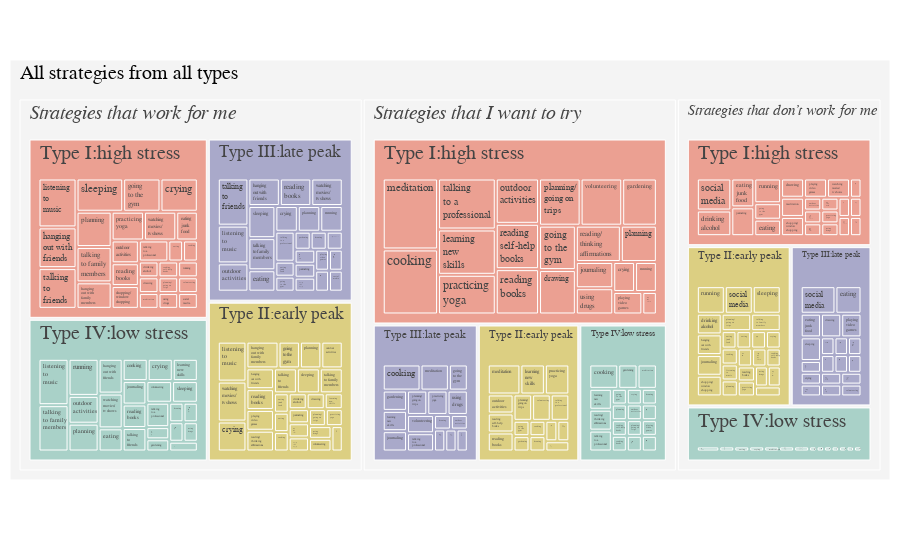

Write notebook code for a chart like this one.
### Code cell
df3 = pd.read_csv('./data/data4.csv')
# df3['Type']=df3['Type'].replace(['Not working','Works for me','Willing to try'],['<b>Not working</b>','<b>Works for me</b>','<b>Willing to try</b>'])
df3['Persona'] = df3['Persona'].replace(['persona1','persona2','persona3','persona4'],['Type I:high stress','Type II:early peak','Type III:late peak','Type IV:low stress'])
df3['Type'] = df3['Type'].replace(['Works for me','Willing to try','Not working'],['<i>Strategies that work for me</i>','<i>Strategies that I want to try</i>','<i>Strategies that don’t work for me</i>'])
df3['All']='All strategies from all types'
df3['Strategies']=df3['Strategies'].replace(['drinking alcohol','eating junk food','hanging out with family members','hanging out with friends','learning a new skill','listening to music','outdoor activities','planning/going on trips','playing video games','reading a self-help book','reading books','reading/thinking affirmations','shopping/window shopping','spending time on social media','talking to a professional','talking to family members','talking to friends','using drugs','watching movies/tv shows','yoga','going to the gym'],['drinking<br>alcohol','eating<br>junk<br>food','hanging<br>out with<br>family<br>members','hanging<br>out with<br>friends','learning<br>new<br>skills','listening<br>to<br>music','outdoor<br>activities','planning/<br>going on<br>trips','playing<br>video<br>games','reading<br>self-help<br>books','reading<br>books','reading/<br>thinking<br>affirmations','shopping/<br>window<br>shopping','social<br>media','talking<br>to a<br>professional','talking<br>to family<br>members','talking<br>to<br>friends','using<br>drugs','watching<br>movies/<br>tv shows','practicing<br>yoga','going<br>to the <br>gym'])
levels = ['Strategies','Type']
color_columns = 'Weight'
value_column = 'Weight'
def build_hierarchical_dataframe(df, levels, value_column, color_columns=None):
    """
    Build a hierarchy of levels for Sunburst or Treemap charts.


    Levels are given starting from the bottom to the top of the hierarchy,
    ie the last level corresponds to the root.
    """
    df_all_trees = pd.DataFrame(columns=['id', 'parent', 'value', 'color'])
    for i, level in enumerate(levels):
        df_tree = pd.DataFrame(columns=['id', 'parent', 'value', 'color'])
        dfg = df.groupby(levels[i:]).sum()
        dfg = dfg.reset_index()
        df_tree['id'] = dfg[level].copy()
        if i < len(levels) - 1:
            df_tree['parent'] = dfg[levels[i+1]].copy()
        else:
            df_tree['parent'] = 'total'
        df_tree['value'] = dfg[value_column]
        df_tree['color'] = dfg[color_columns]
        df_all_trees = df_all_trees.append(df_tree, ignore_index=True)
    total = pd.Series(dict(id='total', parent='',
                              value=df[value_column].sum(),
                              color=df[color_columns].sum() ))
    df_all_trees = df_all_trees.append(total, ignore_index=True)
    df_all_trees = df_all_trees[df_all_trees.value != 0]
    return df_all_trees
#df_all_trees = build_hierarchical_dataframe(df3, levels, value_column, color_columns)
#print(df_all_trees)
#average_score = 0.2

#fig = go.Figure()

# fig.add_trace(go.Treemap(
#     labels=df_all_trees['id'],
#     parents=df_all_trees['parent'],
#     values=df_all_trees['value'],
#     branchvalues='total',
#     # marker=dict(
#     #     colors=df_all_trees['color'],
#     #     colorscale='RdBu'
#     #      #cmid=average_score
#     #     ),
#     #hovertemplate='<b>%{label} </b> <br> Sales: %{value}<br> Success rate: %{color:.2f}',
#     name=''
#     ))
import plotly.express as px

fig=px.treemap(df3,
path=['All','Type','Persona','Strategies'],
values='Weight',branchvalues='total'
,color='Persona',
color_discrete_map={'Type I:high stress':'#eba092', 'Type II:early peak':'#dccf82', 'Type III:late peak':'#a9a9ca', 'Type IV:low stress':'#a9d1c8'
#,'Not working':'#efefef','Works for me':'#cecece','Willing to try':'#adadad'\
,'(?)':'#f4f4f4'}
#,textfont=dict(size=15)
)
#fig.data[0].hovertemplate = '%{label}<br>%{value} votes from Persona %{current path}'
fig.update_traces(hovertemplate='%{label}<br>%{value} votes from  %{parent}<extra></extra>')
#fig.update_traces(textfont=dict(size=50))
#print(fig.data[1].textfont)
#Add image
# fig.add_layout_image(
#     dict(
#         source="https://raw.githubusercontent.com/brianzy/ploty-project/master/pic/P1Label.png",
#         xref="paper", yref="paper",
#         x=1.1, y=0.8,
#         sizex=0.1, sizey=0.1
#         ,xanchor="right", yanchor="bottom"
#         ,layer="below"
#     )
# )
# fig.add_layout_image(
#     dict(
#         source="https://raw.githubusercontent.com/brianzy/ploty-project/master/pic/P2Label.png",
#         xref="paper", yref="paper",
#         x=1.1, y=0.7,
#         sizex=0.1, sizey=0.1
#         ,xanchor="right", yanchor="bottom"
#         ,layer="below"
#     )
# )
# fig.add_layout_image(
#     dict(
#         source="https://raw.githubusercontent.com/brianzy/ploty-project/master/pic/P3Label.png",
#         xref="paper", yref="paper",
#         x=1.1, y=0.6,
#         sizex=0.1, sizey=0.1
#         ,xanchor="right", yanchor="bottom"
#         ,layer="below"
#     )
# )
# fig.add_layout_image(
#     dict(
#         source="https://raw.githubusercontent.com/brianzy/ploty-project/master/pic/P4Label.png",
#         xref="paper", yref="paper",
#         x=1.1, y=0.5,
#         sizex=0.1, sizey=0.1
#         ,xanchor="right", yanchor="bottom"
#         ,layer="below"
#     )
# )

# fig.add_trace(go.Treemap(
#     labels=df_all_trees['id'],
#     parents=df_all_trees['parent'],
#     values=df_all_trees['value'],
#     branchvalues='total',
#     marker=dict(
#         colors=df_all_trees['color'],
#         colorscale='RdBu',
#         cmid=average_score
#          ),
#     #hovertemplate='<b>%{label} </b> <br> Sales: %{value}<br> Success rate: %{color:.2f}',
#     maxdepth=2
#     ), 1, 2)
#fig.update_layout(uniformtext=dict(minsize=10, mode='hide'))
fig.update_layout(font=dict(color='#050505',family='courier',size=20),
margin=dict(l=10,r=10))

#fig.update_layout(margin=dict( l=10))
fig.show()

### Figure 1 — Plotly figure (JSON) as saved in the notebook; plotly's stock layout.template omitted (floating-point values rounded to 4 significant figures; data arrays with more than 128 entries replaced by an {"elided": "..."} marker saying what was removed)
{"data": [{"branchvalues": "total", "customdata": {"elided": "400x1 str values"}, "domain": {"x": [0, 1], "y": [0, 1]}, "hovertemplate": "%{label}<br>%{value} votes from  %{parent}<extra></extra>", "ids": {"elided": "400 str values"}, "labels": {"elided": "400 str values"}, "marker": {"colors": {"elided": "400 str values"}}, "name": "", "parents": {"elided": "400 str values"}, "type": "treemap", "values": {"elided": "400 int values"}}], "layout": {"font": {"color": "#050505", "family": "courier", "size": 20}, "legend": {"tracegroupgap": 0}, "margin": {"l": 10, "r": 10, "t": 60}}}
